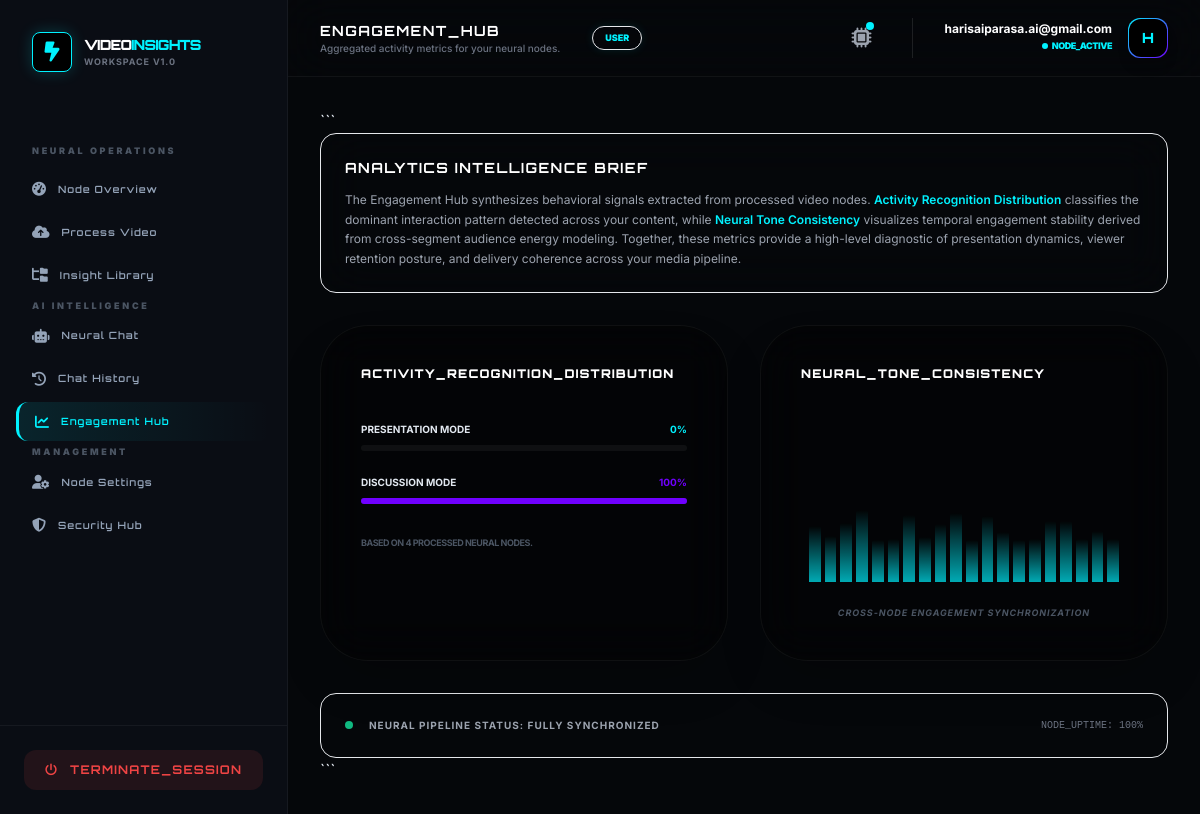
The app's page /analysis/hub/ (signed in), older data.
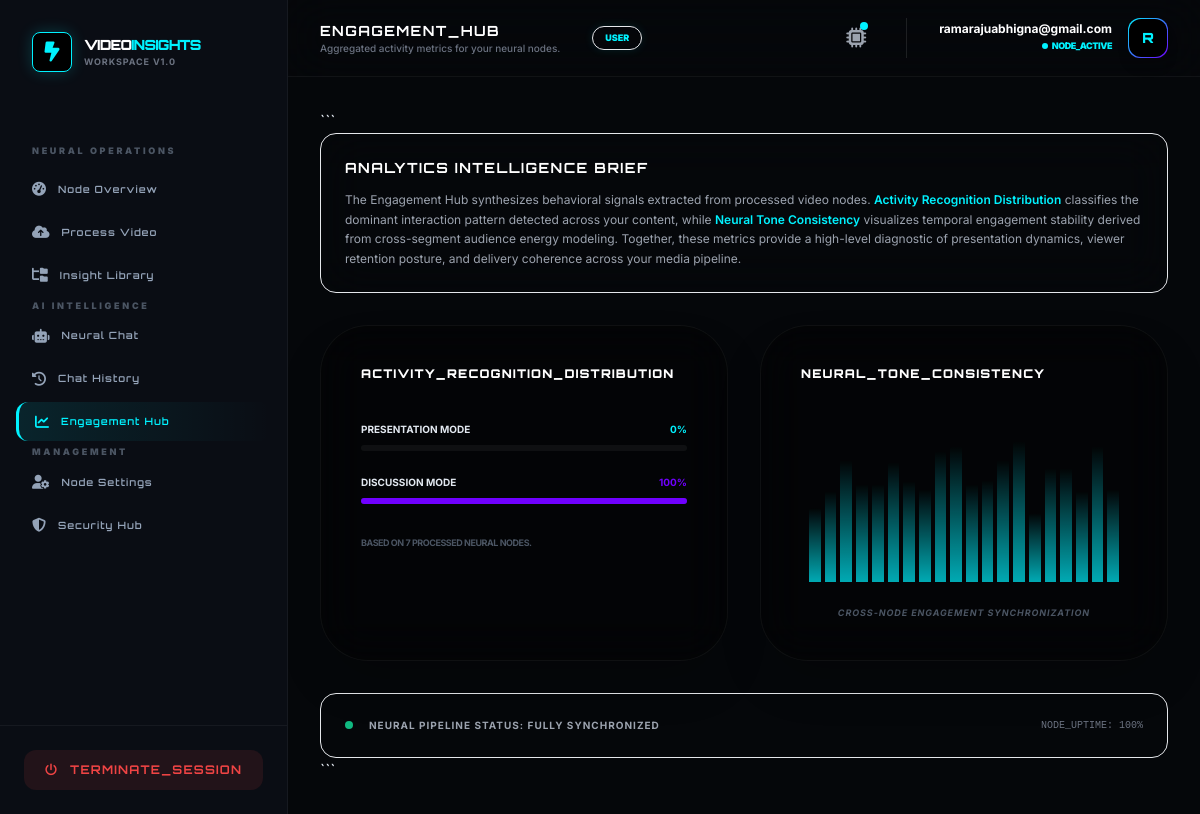
The same page, newer data.
### accounts/models.py (models this page shows, shortened)
class User(AbstractUser):
    username = None
    email = models.EmailField(unique=True)
    ROLE_CHOICES = (
        ('admin', 'Admin'),
        ('user', 'User'),
    )
    role = models.CharField(max_length=10, choices=ROLE_CHOICES, default='user')
    is_verified = models.BooleanField(default=False)
    login_count = models.PositiveIntegerField(default=0)
    USERNAME_FIELD = 'email'
    REQUIRED_FIELDS = []
    objects = CustomUserManager()

### analysis/views.py (the view)
# urls.py: path('hub/', views.analytics_dashboard, name='analytics_dashboard'),
@login_required
def analytics_dashboard(request):
    user_vids = VideoAnalysis.objects.filter(user=request.user)
    total = user_vids.count()
    presentation_modes = ["Presentation Mode", "Presentation", "Lecture", "Demo", "Software tutorial", "Tutorial"]
    pres_count = user_vids.filter(activity_type__in=presentation_modes).count()
    pres_percent = (pres_count / total * 100) if total > 0 else 50
    disc_percent = 100 - pres_percent
    TARGET_POINTS = 20
    avg_engagement = [0] * TARGET_POINTS
    valid_videos = 0
    for vid in user_vids:
        data = vid.engagement_data
        if not isinstance(data, list) or len(data) == 0:
            continue
        normalized = []
        for i in range(TARGET_POINTS):
            try:
                value = int(data[i]) if i < len(data) else 0
            except Exception:
                value = 0
            value = max(0, min(value, 100))
            normalized.append(value)
        for i in range(TARGET_POINTS):
            avg_engagement[i] += normalized[i]
        valid_videos += 1
    if valid_videos > 0:
        avg_engagement = [int(val / valid_videos) for val in avg_engagement]
    else:
        avg_engagement = [random.randint(25, 45) for _ in range(TARGET_POINTS)]
    return render(request, 'analysis/analytics_hub.html', {
        'pres_percent': pres_percent,
        'disc_percent': disc_percent,
        'avg_engagement': avg_engagement,
        'total_nodes': total,
    })

### templates/analysis/analytics_hub.html (shortened to what the changed rows need)
{% extends "base2.html" %}
{% block page_title %}ENGAGEMENT_HUB{% endblock %}
{% block content %}
<div class="space-y-8 animate-fade-in">
<div class="grid grid-cols-1 md:grid-cols-2 gap-8">
    <div class="bg-black/40 border border-white/5 p-10 rounded-[3rem] backdrop-blur-xl shadow-2xl">
        <h4 class="orbitron text-xs font-black text-white tracking-widest mb-10 uppercase">
            Activity_Recognition_Distribution
        </h4>
        {% with pres=pres_percent|default:0 disc=disc_percent|default:0 %}
        <div class="space-y-6">
            <div>
            </div>
            <div>
            </div>
        </div>
        {% endwith %}
        <p class="text-[9px] text-gray-600 font-bold uppercase mt-8 tracking-tighter">
            Based on {{ total_nodes|default:0 }} processed neural nodes.
        </p>
    </div>
</div>
</div>
{% endblock %}

### templates/base2.html (shortened to what the changed rows need)
<!DOCTYPE html>
<html lang="en">
<head>
    <script src="https://cdn.tailwindcss.com"></script>
    <link rel="stylesheet" href="https://cdnjs.cloudflare.com/ajax/libs/font-awesome/6.4.2/css/all.min.css">
</head>
<body class="min-h-screen flex">
<aside class="w-72 bg-[var(--sidebar-bg)] border-r border-white/5 hidden lg:flex flex-col sticky top-0 h-screen z-50">
    <div class="p-8">
        <a href="/" class="flex items-center gap-3">
            <div>
                <h2 class="orbitron text-sm font-black text-white tracking-tighter">VIDEO<span class="text-[var(--accent-cyan)]">INSIGHTS</span></h2>
            </div>
        </a>
    </div>
</aside>
<div class="flex-1 flex flex-col min-w-0">
    <header class="bg-[var(--sidebar-bg)]/80 backdrop-blur-xl border-b border-white/5 sticky top-0 z-40 px-8 py-4 flex justify-between items-center">
        <div class="flex items-center gap-4">
             <div class="hidden sm:block">
                <h1 class="orbitron text-sm font-bold text-white tracking-widest uppercase">
                    {% block page_title %}Operational_Dashboard{% endblock page_title %}
                </h1>
                <p class="text-[10px] text-gray-500 font-medium">
                </p>
             </div>
             <span class="bg-[var(--accent-cyan)]/10 text-[var(--accent-cyan)] text-[9px] uppercase font-black px-3 py-1 rounded-full ml-4 border border-[var(--accent-cyan)]/20 shadow-[0_0_10px_rgba(0,242,255,0.1)]">
                {{ user.role|default:"User" }}
             </span>
        </div>
        <div class="flex items-center gap-8">
            <div class="flex items-center gap-4 border-l border-white/10 pl-8">
                <div class="text-right hidden sm:block">
                    <p class="text-xs font-bold text-white leading-none mb-1">{{ user.email }}</p>
                    <p class="text-[9px] text-[var(--accent-cyan)] font-black uppercase flex items-center justify-end gap-1 tracking-tighter">
                        <span class="w-1.5 h-1.5 bg-[var(--accent-cyan)] rounded-full animate-ping"></span> NODE_ACTIVE
                    </p>
                </div>
                <div class="w-10 h-10 rounded-xl bg-gradient-to-br from-[var(--accent-cyan)] to-[var(--accent-purple)] p-[1px] shadow-lg">
                    <div class="w-full h-full bg-black rounded-xl flex items-center justify-center text-[var(--accent-cyan)] font-black orbitron text-sm">
                        {{ user.email|first|upper }}
                    </div>
                </div>
            </div>
        </div>
    </header>
    <main class="flex-1 p-8 overflow-y-auto">
        <div class="max-w-7xl mx-auto animate-fade-in">
            {% block content %}{% endblock content %}
        </div>
    </main>
</div>
</body>
</html>

Row changes from the older to the newer data that the page shows:
changed User "USER": email "harisaiparasa.ai@gmail.com" → "ramarajuabhigna@gmail.com"; email|first "H" → "R"
Text that changed along with them:
{{ total_nodes|default:0 }}: "4" → "7"
